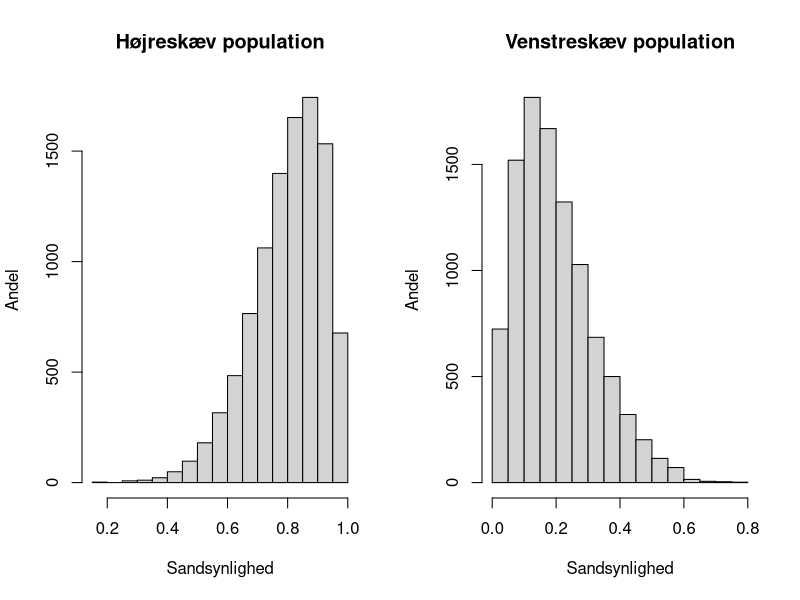
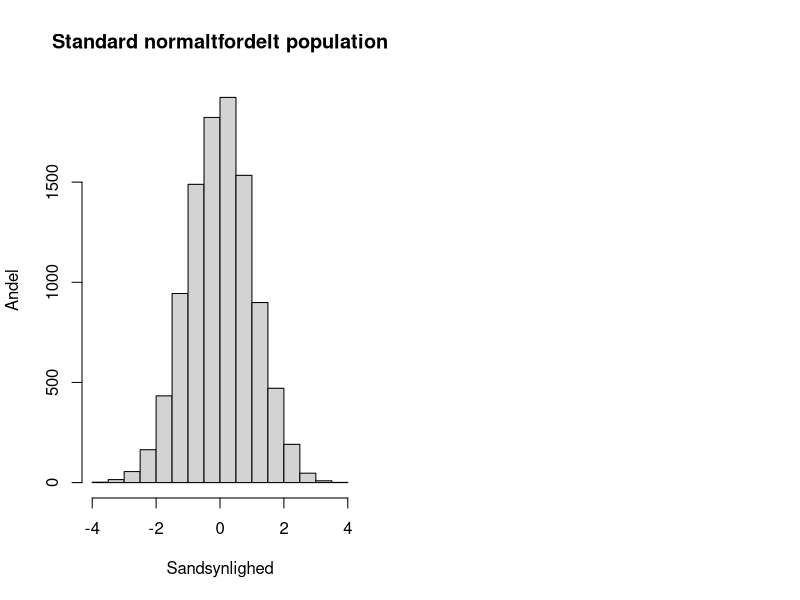

These figures' R source, in order:
## ---- chunk 1
set.seed(1)

n <- 10000

pop_vs <- rbeta(n, 2, 8) # Højreskæv population
pop_hs <- rbeta(n, 8, 2) # Venstreskæv population
## ---- chunk 2
par(mfrow=c(1,2))
hist(pop_hs, main = "Højreskæv population", ylab = "Andel", xlab = "Sandsynlighed")
hist(pop_vs, main = "Venstreskæv population", ylab = "Andel", xlab = "Sandsynlighed")
## ---- chunk 3
pop_z <- rnorm(n) # Standard normaltfordelt population
## ---- chunk 4
hist(pop_z, main = "Standard normaltfordelt population", ylab = "Andel", xlab = "Sandsynlighed")

